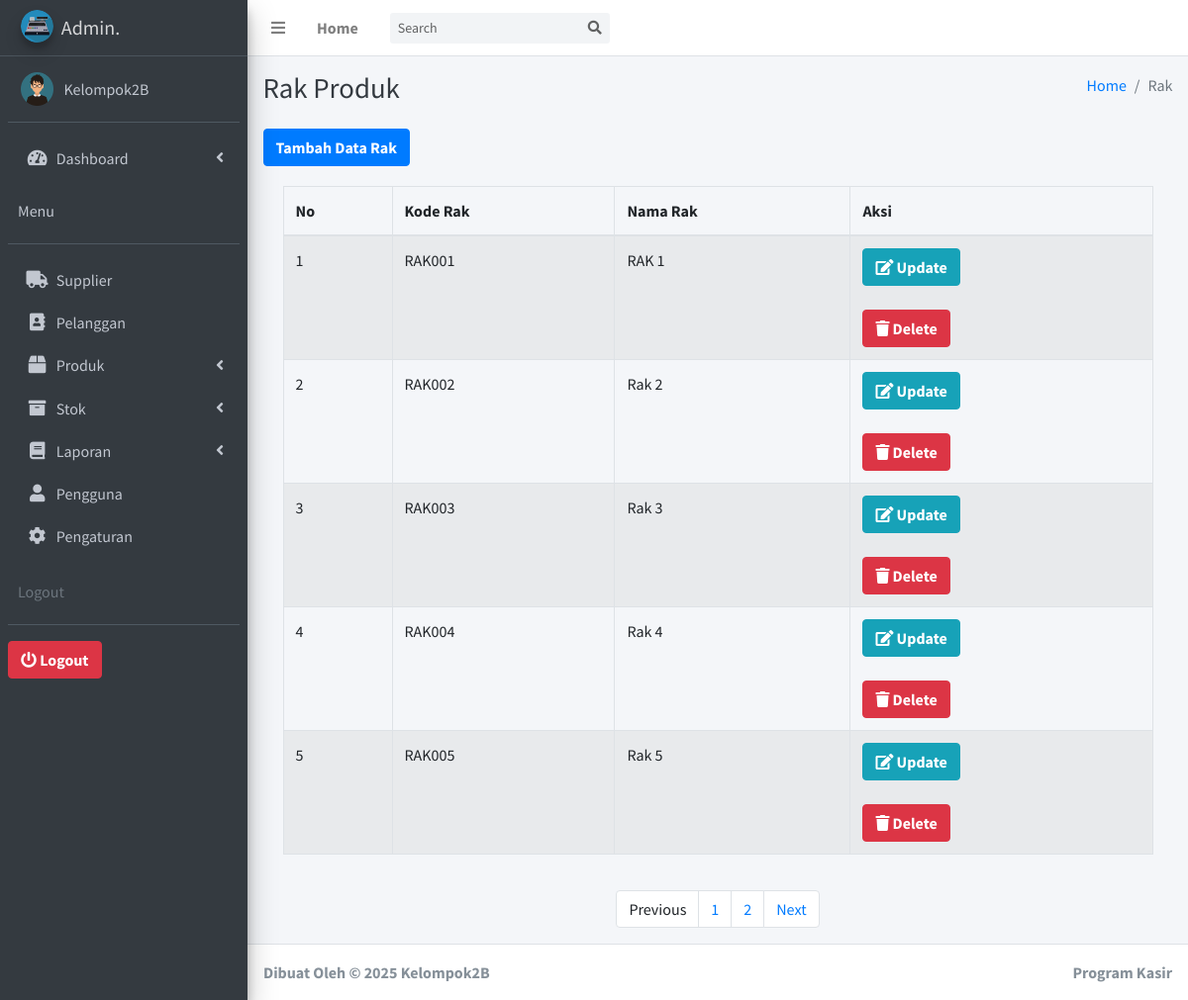
Page /ProgramKasir/admin/index.php?m=rak&s=title (signed in) on the committed database.
### tables this page shows
CREATE TABLE `pengguna` (
  `id` int(11) NOT NULL,
  `username` text NOT NULL,
  `password` text NOT NULL,
  `nama` text NOT NULL,
  `level` text NOT NULL,
  `foto` varchar(255) NOT NULL
);

CREATE TABLE `tb_rak` (
  `id` int(11) NOT NULL,
  `kdrak` text NOT NULL,
  `namarak` text NOT NULL
);

### ProgramKasir/admin/fungsi/fungsi.php (called while the page is built, shortened)
<?php
$koneksi = mysqli_connect('localhost', 'root', '', 'kelompok2b');
if (function_exists("summon_admin") === FALSE) {
	function summon_admin()
	{
		global $koneksi;
		$id = $_SESSION['idstart'];
		return mysqli_query($koneksi, "SELECT * FROM pengguna WHERE id ='$id'");
	}
}
if (function_exists("url") === FALSE) {
	function url()
	{
		return $url = "//localhost/Kelompok2B/ProgramKasir/vendors/";
	}
}

### ProgramKasir/admin/aplikasi/rak/halaman.php (the view, shortened to what this page needs)
<?php
global $koneksi;
$batas = 5;
$halaman = isset($_GET['halaman']) ? (int)$_GET['halaman'] : 1;
$halaman_awal = ($halaman > 1) ? ($halaman * $batas) - $batas : 0;
if (isset($_POST['go'])) {
  $cari = $_POST['cari'];
  $data_rak = mysqli_query($koneksi, "SELECT * FROM tb_rak WHERE namarak LIKE '%" . $cari . "%'");
} else {
  $data_rak = mysqli_query($koneksi, "SELECT * FROM tb_rak LIMIT $halaman_awal, $batas");
}
foreach ($data_rak as $pro) :
?>
  <tr>
    <td><?= $i++;  ?></td>
    <td><?= $pro['kdrak']; ?></td>
    <td><?= $pro['namarak']; ?></td>
    <td>
      <div data-toggle="modal" data-target="#edit-rak<?= $pro['id'] ?>">
        <button type="button" class="btn btn-info datapotensi" data-toggle="tooltip" title="Edit">
          <i class="fa fa-edit"></i> <b>Update</b>
        </button>
      </div>
      <br>
      <div data-toggle="modal" data-target="#hapus-rak<?= $pro['id'] ?>">
        <button type="button" class="btn btn-danger" data-toggle="tooltip" title="Hapus">
          <i class="fa fa-trash"></i> <b>Delete</b>
        </button>
      </div>
    </td>
  </tr>
<?php endforeach; ?>

### ProgramKasir/admin/layout/header.php (shortened to what this page needs)
<?php
require 'fungsi/fungsi.php';
?>
<?php
foreach (summon_admin() as $key) :
?>
  <!DOCTYPE html>
  <html>
  <head>
    <link rel="stylesheet" href="<?= url() ?>plugins/fontawesome-free/css/all.min.css">
    <link rel="stylesheet" href="https://code.ionicframework.com/ionicons/2.0.1/css/ionicons.min.css">
    <link rel="stylesheet" href="<?= url() ?>plugins/tempusdominus-bootstrap-4/css/tempusdominus-bootstrap-4.min.css">
    <link rel="stylesheet" href="<?= url() ?>plugins/icheck-bootstrap/icheck-bootstrap.min.css">
    <link rel="stylesheet" href="<?= url() ?>plugins/jqvmap/jqvmap.min.css">
    <link rel="stylesheet" href="<?= url() ?>dist/css/adminlte.min.css">
    <link rel="stylesheet" href="<?= url() ?>plugins/overlayScrollbars/css/OverlayScrollbars.min.css">
    <link rel="stylesheet" href="<?= url() ?>plugins/daterangepicker/daterangepicker.css">
    <link rel="stylesheet" href="<?= url() ?>plugins/summernote/summernote-bs4.css">
  </head>
  <body class="hold-transition sidebar-mini layout-fixed">
    <div class="wrapper">
      <nav class="main-header navbar navbar-expand navbar-white navbar-light">
        <ul class="navbar-nav">
          <li class="nav-item">
            <a class="nav-link" data-widget="pushmenu" href="#" role="button"><i class="fas fa-bars"></i></a>
          </li>
          <li class="nav-item d-none d-sm-inline-block">
            <a href="index.php" class="nav-link"><b>Home</b></a>
          </li>
        </ul>
        <form action="" method="POST" class="form-inline ml-3">
          <div class="input-group input-group-sm">
            <input class="form-control form-control-navbar" type="search" name="cari" placeholder="Search" aria-label="Search">
            <div class="input-group-append">
              <button class="btn btn-navbar" name="go" type="submit">
                <i class="fas fa-search"></i>
              </button>
            </div>
          </div>
        </form>
      </nav>
      <aside class="main-sidebar sidebar-dark-primary elevation-4">
        <a href="index.php" class="brand-link">
          <img src="<?= url() ?>img/logokasir.png" alt="AdminLTE Logo" class="brand-image img-circle elevation-3" style="opacity: .8">
          <span class="brand-text font-weight-light"><b>Admin.</b></span>
        </a>
        <div class="sidebar">
          <div class="user-panel mt-3 pb-3 mb-3 d-flex">
            <div class="image">
              <?php
              if ($key['foto'] != '') {
                echo '<img src="img/' . $key['foto'] . '" height="150">';
              } else {
                echo '<img src="img/user_logo.png" height="150">';
              }
              ?>
            </div>
            <div class="info">
              <a href="index.php?m=pengguna&s=detail" class="d-block"><?= $key['nama']; ?></a>
            </div>
          </div>
          <nav class="mt-2">
            <ul class="nav nav-pills nav-sidebar flex-column" data-widget="treeview" role="menu" data-accordion="false">
              <li class="nav-item has-treeview">
                <a href="index.php" class="nav-link">
                  <i class="nav-icon fas fa-tachometer-alt"></i>
                  <p>
                    Dashboard
                    <i class="right fas fa-angle-left"></i>
                  </p>
                </a>
                <div class="user-panel mt-3 pb-3 mb-3 d-flex">
                  <div class="info">
                    <a href="#" class="d-block">Menu</a>
                  </div>
                </div>
              </li>
              <li class="nav-item">
                <a href="index.php?m=supplier&s=title" class="nav-link">
                  <i class="nav-icon fas fa-truck"></i>
                  <p>Supplier</p>
                </a>
              </li>
              <li class="nav-item">
                <a href="index.php?m=pelanggan&s=title" class="nav-link">
                  <i class="nav-icon fas fa-address-book"></i>
                  <p>Pelanggan</p>
                </a>
              </li>
              <li class="nav-item has-treeview">
                <a href="#" class="nav-link">
                  <i class="nav-icon fas fa-box"></i>
                  <p>
                    Produk
                    <i class="fas fa-angle-left right"></i>
                  </p>
                </a>
              </li>
              <li class="nav-item has-treeview">
                <a href="#" class="nav-link">
                  <i class="nav-icon fa fa-archive"></i>
                  <p>
                    Stok
                    <i class="fas fa-angle-left right"></i>
                  </p>
                </a>
              </li>
              <li class="nav-item has-treeview">
                <a href="#" class="nav-link">
                  <i class="fas fa-book nav-icon"></i>
                  <p>
                    Laporan
                    <i class="fas fa-angle-left right"></i>
                  </p>
                </a>
              </li>
              <li class="nav-item">
                <a href="index.php?m=pengguna&s=title" class="nav-link">
                  <i class="fas fa-user nav-icon"></i>
                  <p>Pengguna</p>
                </a>
              </li>
              <li class="nav-item">
                <a href="index.php?m=pengguna&s=detail" class="nav-link">
                  <i class="fas fa-cog nav-icon"></i>
                  <p>Pengaturan</p>
                </a>
              </li>
              <div class="user-panel mt-3 pb-3 mb-3 d-flex">
                <div class="info">
                  <span class="d-block text-gray">Logout</span>
                </div>
              </div>
              <a href="logout.php"><button class="btn btn-danger"><i class="fa fa-power-off" aria-hidden="true"></i> <b>Logout</b></button></a>
              <br>
            </ul>
          </nav>
        </div>
      </aside>
    <?php
  endforeach;
    ?>

### rows in the picture
pengguna: foto (picture), nama "Kelompok2B"
tb_rak: kdrak "RAK001", namarak "RAK 1"
tb_rak: kdrak "RAK002", namarak "Rak 2"
tb_rak: kdrak "RAK003", namarak "Rak 3"
tb_rak: kdrak "RAK004", namarak "Rak 4"
tb_rak: kdrak "RAK005", namarak "Rak 5"
